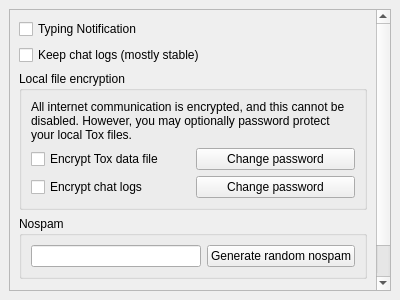
<?xml version="1.0" encoding="UTF-8"?>
<ui version="4.0">
 <class>PrivacySettings</class>
 <widget class="QWidget" name="PrivacySettings">
  <property name="geometry">
   <rect>
    <x>0</x>
    <y>0</y>
    <width>400</width>
    <height>300</height>
   </rect>
  </property>
  <property name="windowTitle">
   <string notr="true">Form</string>
  </property>
  <layout class="QVBoxLayout" name="verticalLayout">
   <property name="leftMargin">
    <number>9</number>
   </property>
   <property name="topMargin">
    <number>9</number>
   </property>
   <property name="rightMargin">
    <number>9</number>
   </property>
   <property name="bottomMargin">
    <number>9</number>
   </property>
   <item>
    <widget class="QScrollArea" name="scrollArea">
     <property name="widgetResizable">
      <bool>true</bool>
     </property>
     <widget class="QWidget" name="scrollAreaWidgetContents">
      <property name="geometry">
       <rect>
        <x>0</x>
        <y>0</y>
        <width>380</width>
        <height>280</height>
       </rect>
      </property>
      <layout class="QVBoxLayout" name="verticalLayout_3">
       <item>
        <widget class="QCheckBox" name="cbTypingNotification">
         <property name="text">
          <string>Typing Notification</string>
         </property>
        </widget>
       </item>
       <item>
        <widget class="QCheckBox" name="cbKeepHistory">
         <property name="toolTip">
          <string extracomment="History keeping still under developing. Log format changin is possible."/>
         </property>
         <property name="text">
          <string>Keep chat logs (mostly stable)</string>
         </property>
        </widget>
       </item>
       <item alignment="Qt::AlignTop">
        <widget class="QGroupBox" name="encryptionGroup">
         <property name="enabled">
          <bool>true</bool>
         </property>
         <property name="title">
          <string>Local file encryption</string>
         </property>
         <layout class="QVBoxLayout" name="verticalLayout_2">
          <item>
           <widget class="QLabel" name="encryptStatement">
            <property name="text">
             <string>All internet communication is encrypted, and this cannot be disabled. However, you may optionally password protect your local Tox files.</string>
            </property>
            <property name="wordWrap">
             <bool>true</bool>
            </property>
           </widget>
          </item>
          <item>
           <layout class="QHBoxLayout" name="encryptToxHLayout">
            <item>
             <widget class="QCheckBox" name="cbEncryptTox">
              <property name="enabled">
               <bool>true</bool>
              </property>
              <property name="text">
               <string>Encrypt Tox data file</string>
              </property>
             </widget>
            </item>
            <item>
             <widget class="QPushButton" name="changeToxPwButton">
              <property name="text">
               <string>Change password</string>
              </property>
             </widget>
            </item>
           </layout>
          </item>
          <item>
           <layout class="QHBoxLayout" name="encryptLogsHLayout">
            <item>
             <widget class="QCheckBox" name="cbEncryptHistory">
              <property name="enabled">
               <bool>true</bool>
              </property>
              <property name="text">
               <string>Encrypt chat logs</string>
              </property>
              <property name="checkable">
               <bool>true</bool>
              </property>
             </widget>
            </item>
            <item>
             <widget class="QPushButton" name="changeLogsPwButton">
              <property name="text">
               <string>Change password</string>
              </property>
             </widget>
            </item>
           </layout>
          </item>
         </layout>
        </widget>
       </item>
       <item alignment="Qt::AlignTop">
        <widget class="QGroupBox" name="nospamGroup">
         <property name="title">
          <string>Nospam</string>
         </property>
         <layout class="QVBoxLayout" name="verticalLayout_4">
          <item>
           <layout class="QHBoxLayout" name="horizontalLayout">
            <item>
             <widget class="QLineEdit" name="nospamLineEdit">
              <property name="inputMask">
               <string>HHHHHHHH</string>
              </property>
             </widget>
            </item>
            <item>
             <widget class="QPushButton" name="randomNosapamButton">
              <property name="text">
               <string>Generate random nospam</string>
              </property>
             </widget>
            </item>
           </layout>
          </item>
         </layout>
        </widget>
       </item>
       <item>
        <spacer name="verticalSpacer">
         <property name="orientation">
          <enum>Qt::Vertical</enum>
         </property>
         <property name="sizeHint" stdset="0">
          <size>
           <width>20</width>
           <height>40</height>
          </size>
         </property>
        </spacer>
       </item>
      </layout>
     </widget>
    </widget>
   </item>
  </layout>
 </widget>
 <resources/>
 <connections/>
</ui>
